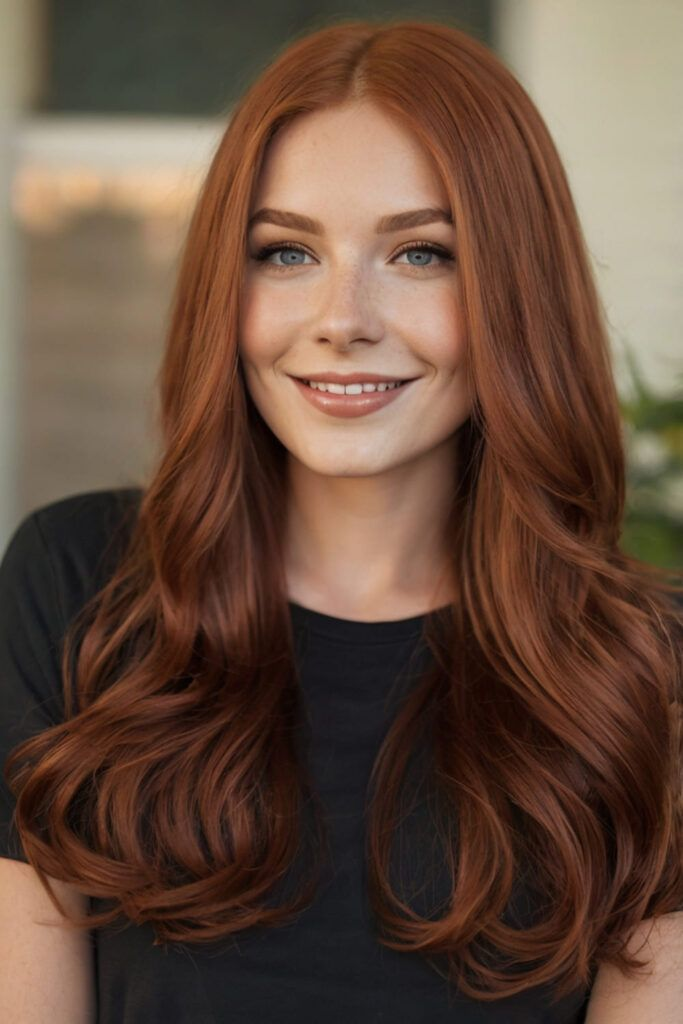
#> input picture  Connect to the webcam/Face recognition/3.jpg, 683 x 1024 px
$ python main.py
#> lines starting #> are read from the running program, lines starting #| are printed output that depends on the picture; after the words box and inside, x2 and y2 are one past the last pixel; in counts of white or black regions, pixels touching at a corner belong together
import  cv2

img  = cv2.imread('3.jpg')
#> img is the input picture: shape (1024, 683, 3); mean B, G, R 60.8, 76.1, 101.2
gray = cv2.cvtColor(img, cv2.COLOR_BGR2RGB)

faces  =  cv2.CascadeClassifier('haarcascade_frontalface_default.xml')


recults  =  faces.detectMultiScale(gray, scaleFactor=2, minNeighbors= 4)
#> recults = [[166, 96, 384, 384]]

for (x, y, w, h) in recults:
     cv2.rectangle( img,(x, y), (x  + w, y + h), (0, 0, 0), thickness=3 )
#> this loop made 1 pass
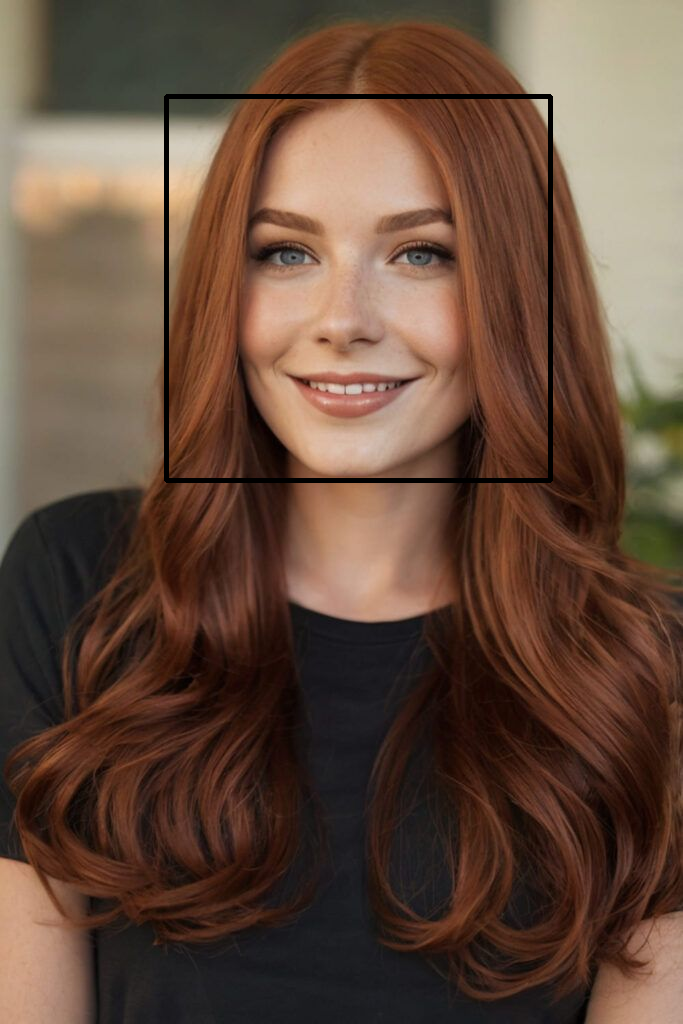
#> img: shape (1024, 683, 3); 1.1% of pixels changed, all inside (x1, y1, x2, y2) = (164, 94, 553, 483)

cv2.imshow('img',img)
cv2.waitKey(0)

$ run again, with  Connect to the webcam/Face recognition/1.jpg copied over  Connect to the webcam/Face recognition/3.jpg
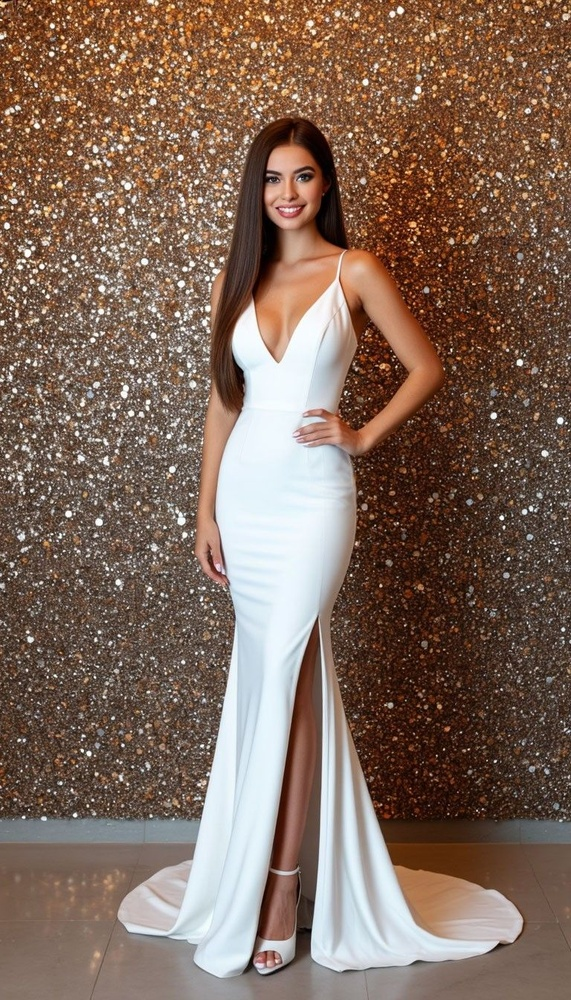
#> input picture  Connect to the webcam/Face recognition/1.jpg, 571 x 1000 px, shrunk from 768 x 1344 before the run
#> img is the input picture: shape (1000, 571, 3); mean B, G, R 90.2, 104.3, 128.1
#> recults = [[241, 140, 96, 96]]
#> the loop `for (x, y, w, h) in recults:` made 1 pass
#> after the loop `for (x, y, w, h) in recults:`:
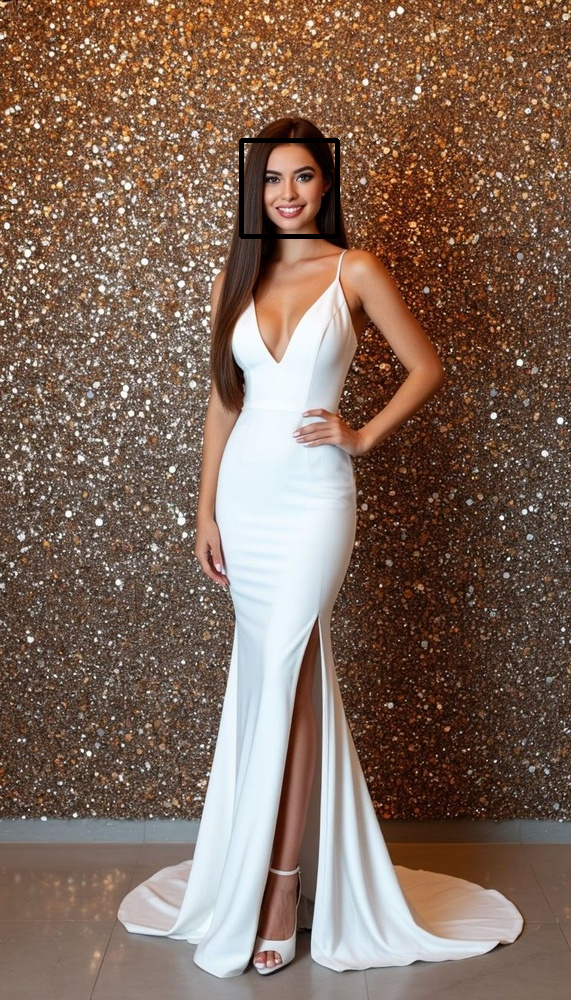
#> img: shape (1000, 571, 3); 0.33% of pixels changed, all inside (x1, y1, x2, y2) = (239, 138, 340, 239)
